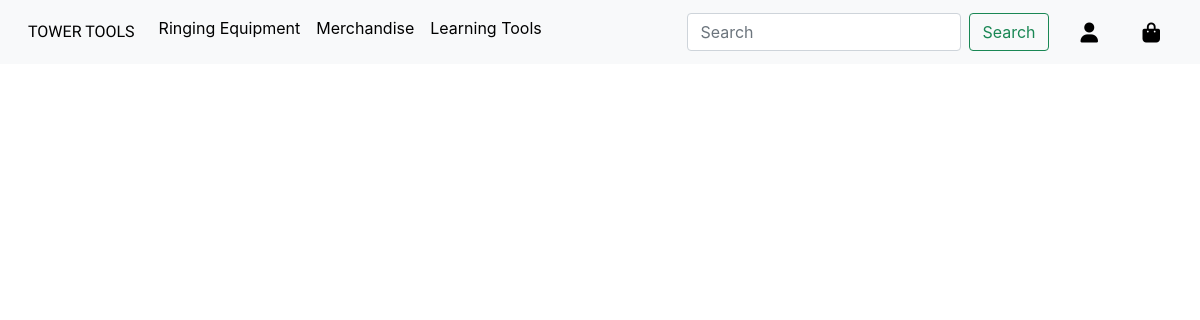
The app's page /products/ringing_equipment, older data.
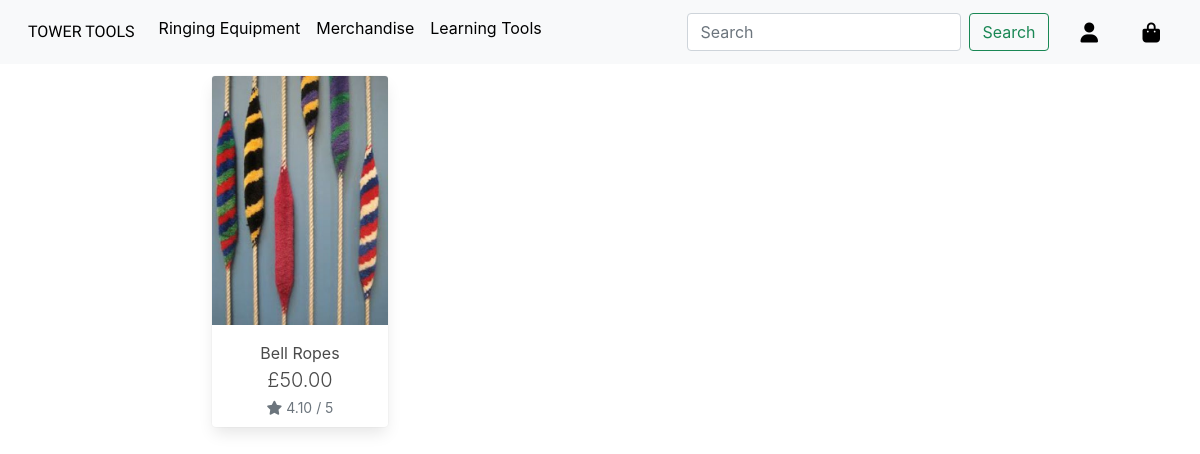
The same page, newer data.
### products/models.py (models this page shows, shortened)
class Product(models.Model):
    category = models.ForeignKey('Category', null=True, blank=True, on_delete=models.SET_NULL)
    sku = models.CharField(max_length=254, null=True, blank=True)
    name = models.CharField(max_length=254)
    friendly_name = models.CharField(max_length=254, null=True, blank=True)
    description = models.TextField()
    price = models.DecimalField(max_digits=6, decimal_places=2)
    rating = models.DecimalField(max_digits=6, decimal_places=2, null=True, blank=True)
    image_url = models.URLField(max_length=1024, null=True, blank=True)
    image = models.ImageField(null=True, blank=True)

### products/views.py (the view)
# urls.py: path('ringing_equipment', views.ringing_equipment, name='products/ringing_equipment'),
def ringing_equipment(request):
    ringing_equipment = Product.objects.filter(category=1)
    context = {
        'ringing_equipment': ringing_equipment,
    }
    return render(request, 'products/ringing_equipment.html', context)

### products/templates/products/ringing_equipment.html (shortened to what this page needs)
{% extends "base.html" %}
{% load static %}
{% block content %}
<div class="container">
    <div class="row">
        <div class="product-container col-10 offset-1">
            <div class="row">
                {% for product in ringing_equipment %}
                    <div class="col-sm-6 col-md-6 col-lg-4 col-xl-3">
                        <div class="card h-100 border-0">
                            {% if product.image %}
                            <a href="{% url 'product_detail' product.id %}">
                                <img class="card-img-top img-fluid" src="/static/imgs/{{ product.image }}" alt="{{ product.friendly_name }}">
                            </a>
                            {% else %}
                            <a href="{% url 'product_detail' product.id %}">
                                <img class="card-img-top img-fluid" src="/static/imgs/no_image.jpg" alt="{{ product.friendly_name }}">
                            </a>
                            {% endif %}
                            <div class="card-body pb-0">
                                <p class="mb-0 text-center">{{ product.friendly_name }}</p>
                            </div>
                            <div class="card-footer pt-0 border-0 text-center m-auto">
                                <div class="row">
                                    <div class="col">
                                        <p class="lead mb-0 text-left font-weight-bold text-center">£{{ product.price }}</p>
                                        {% if product.rating %}
                                            <small class="text-muted text-center"><i class="fas fa-star mr-1"></i>{{ product.rating }} / 5</small>
                                        {% else %}
                                            <small class="text-muted text-center">No Rating</small>
                                        {% endif %}
                                    </div>
                                </div>
                            </div>
                        </div>
                    </div>
                {% endfor %}
            </div>
        </div>
    </div>
</div>
{% endblock %}

Row changes from the older to the newer data that the page shows:
added Product: image (picture), friendly_name "Bell Ropes", price "50.00", rating "4.10"
